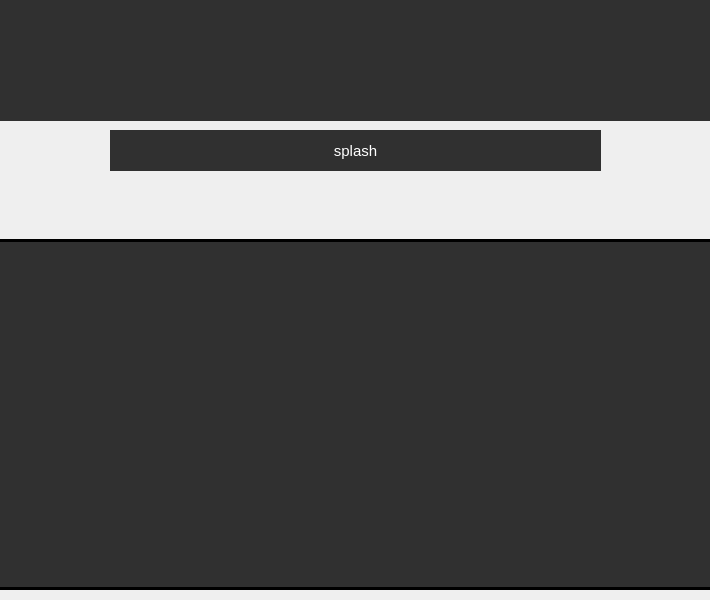
<?xml version="1.0" encoding="UTF-8"?>
<ui version="4.0">
 <class>DashboardView</class>
 <widget class="QWidget" name="DashboardView">
  <property name="geometry">
   <rect>
    <x>0</x>
    <y>0</y>
    <width>710</width>
    <height>600</height>
   </rect>
  </property>
  <property name="windowTitle">
   <string>Form</string>
  </property>
  <widget class="QWidget" name="widget_slideshow" native="true">
   <property name="geometry">
    <rect>
     <x>0</x>
     <y>239</y>
     <width>711</width>
     <height>351</height>
    </rect>
   </property>
   <property name="styleSheet">
    <string notr="true">QWidget
{
	border-top: 3px solid black;
	border-bottom: 3px solid black;
	background-color: #303030;
}</string>
   </property>
  </widget>
  <widget class="QLabel" name="label_splash">
   <property name="geometry">
    <rect>
     <x>110</x>
     <y>130</y>
     <width>491</width>
     <height>41</height>
    </rect>
   </property>
   <property name="styleSheet">
    <string notr="true">QLabel
{
	background-color: #303030;
	color: white;
	font-size: 15px;
}</string>
   </property>
   <property name="text">
    <string>splash</string>
   </property>
   <property name="alignment">
    <set>Qt::AlignCenter</set>
   </property>
  </widget>
  <widget class="QLabel" name="label_welcome">
   <property name="geometry">
    <rect>
     <x>0</x>
     <y>0</y>
     <width>711</width>
     <height>121</height>
    </rect>
   </property>
   <property name="styleSheet">
    <string notr="true">QLabel
{
	background-color: #303030;
}</string>
   </property>
   <property name="pixmap">
    <pixmap resource="../../res.qrc">:/res/worded_logo.png</pixmap>
   </property>
   <property name="alignment">
    <set>Qt::AlignCenter</set>
   </property>
  </widget>
 </widget>
 <resources>
  <include location="../../res.qrc"/>
 </resources>
 <connections/>
</ui>
